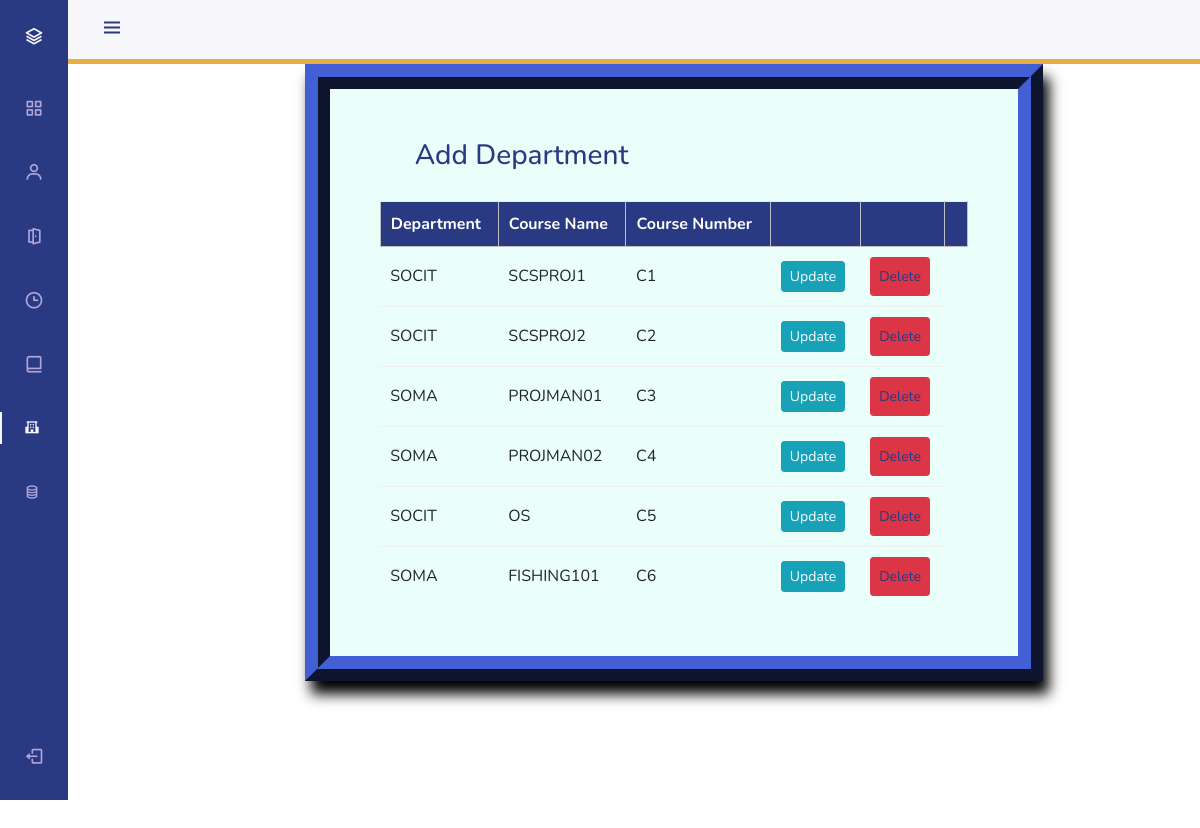
/department_list/, run on the app's committed database.
### scheduling_using_genetic/models.py (models this page shows, shortened)
class Department(models.Model):
    dept_name = models.CharField(max_length=50)
    courses = models.ManyToManyField(Course)
    @property
    def get_courseName (self):
        return self.courses.values_list('course_name', flat=True)
    def get_courseNumber(self):
        return self.courses.values_list('course_number', flat=True)

### scheduling_using_genetic/views.py (the view)
# urls.py: path('department_list/', views.department_list, name='editdepartment'),
def department_list(request):
    context = {
        'departments': Department.objects.all()
    }
    return render(request, 'deptlist.html', context)

### scheduling_using_genetic/templates/deptlist.html (shortened to what this page needs)
{% block content %}
{% load static %}
    <!DOCTYPE html>
<html lang="en">
    <head>
        <link href='https://cdn.jsdelivr.net/npm/boxicons@2.0.5/css/boxicons.min.css' rel='stylesheet'>
        <link rel="stylesheet" href="https://maxcdn.bootstrapcdn.com/bootstrap/4.0.0/css/bootstrap.min.css">
        <link rel="stylesheet" href="{% static 'css/styles.css' %}">
    </head>
    <body id="body-pd">
        <header class="header" id="header" style="border-bottom: 5px solid #e7ae41;">
            <div class="header__toggle">
                <i class='bx bx-menu' id="header-toggle"></i>
            </div>
        </header>
       <div class="l-navbar" id="nav-bar">
            <nav class="nav">
                <div>
                    <a href="#" class="nav__logo">
                        <i class='bx bx-layer nav__logo-icon'></i>
                    </a>
                    <div class="nav__list">
                        <a href="{% url 'index' %}" class="nav__link ">
                        <i class='bx bx-grid-alt nav__icon' ></i>
                        </a>
                        <a href="{% url 'addprofessor' %}" class="nav__link">
                            <i class='bx bx-user nav__icon' ></i>
                        </a>
                        <a href="{% url 'addroom' %}" class="nav__link">
                            <i class='bx bx-door-open nav__icon' ></i>
                        </a>
                        <a href="{% url 'addmeetingtime' %}" class="nav__link">
                            <i class='bx bx-time nav__icon' ></i>
                        </a>
                        <a href="{% url 'addcourse' %}" class="nav__link">
                            <i class='bx bx-book-alt nav__icon' ></i>
                        </a>
                        <a href="{% url 'adddepartment' %}" class="nav__link active">
                            <i class='bx bxs-school' ></i>
                        </a>
                        <a href="{% url 'addsection' %}" class="nav__link">
                            <i class='bx bx-coin-stack' ></i>
                        </a>
                    </div>
                </div>
                <a href="{% url 'logout' %}" class="nav__link">
                    <i class='bx bx-log-out nav__icon' ></i>
                </a>
            </nav>
        </div>
        <div class="container">
<fieldset class="fieldset">
    <a href="{% url 'adddepartment'%}"><h1 class="tablink" onclick="openPage('new')" id="defaultOpen">Add Department</h1></a>
    <div class="tabcontent" id="edit">
        <table class="table1">
            <thead>
            <tr class="table-headers">
            <th>Department</th>
                <th>Course Name</th>
                <th>Course Number</th>
            <th class="empty"></th>
                 <th  class="empty"></th>
            <th  class="empty"></th>
            </tr>
            </thead>
            <tbody>
            {% for dept in departments %}
            <tr>
             <td>{{dept.dept_name}}</td>
                <td>{{ dept.get_courseName.first }}</td>
                <td>{{ dept.get_courseNumber.first }}</td>
                <td><a class="btn btn-sm btn-info" href="{% url 'update_department' dept.id %}">Update</a></td>
             <td class="empty">
                <form action="{% url 'deletedepartment' dept.id %}" method="post">
                        <input type="submit" value="Delete" class="btn btn-sm btn-danger">
                </form>
             </td>
             </tr>
            {% endfor %}
            </tbody>
        </table>
    </div>
</fieldset>
        </div>
    </body>
</html>
{% endblock %}

### static/css/styles.css (style rules this page uses)
:root { --header-height: 3rem; --nav-width: 68px; --first-color: #293a82; --first-color-light: #AFA5D9; --white-color: #F7F6FB; --body-font: 'Nunito', sans-serif; --normal-font-size: 1rem; --z-fixed: 100; }
*,::before,::after { box-sizing: border-box; }
body { position: relative; margin: var(--header-height) 0 0 0; padding: 0 1rem; font-family: var(--body-font); font-size: var(--normal-font-size); transition: .5s; }
a { text-decoration: none; }
.header { width: 100%; height: var(--header-height); position: fixed; top: 0; left: 0; display: flex; align-items: center; justify-content: space-between; padding: 0 1rem; background-color: var(--white-color); z-index: var(--z-fixed); transition: .5s; }
.header__toggle { color: var(--first-color); font-size: 1.5rem; cursor: pointer; }
.l-navbar { position: fixed; top: 0; left: -30%; width: var(--nav-width); height: 100vh; background-color: var(--first-color); padding: .5rem 1rem 0 0; transition: .5s; z-index: var(--z-fixed); }
.nav { height: 100%; display: flex; flex-direction: column; justify-content: space-between; overflow: hidden; }
.nav__logo, .nav__link { display: grid; grid-template-columns: max-content max-content; align-items: center; column-gap: 1rem; padding: .5rem 0 .5rem 1.5rem; }
.nav__logo { margin-bottom: 2rem; }
.nav__logo-icon { font-size: 1.25rem; color: var(--white-color); }
.nav__link { position: relative; color: var(--first-color-light); margin-bottom: 1.5rem; transition: .3s; }
.nav__icon { font-size: 1.25rem; }
.active { color: var(--white-color); }
.active::before { content: ''; position: absolute; left: 0; width: 2px; height: 32px; background-color: var(--white-color); }
@media screen and (min-width: 768px) { body { margin: calc(var(--header-height) + 1rem) 0 0 0; padding-left: calc(var(--nav-width) + 2rem); } }
@media screen and (min-width: 768px) { .header { height: calc(var(--header-height) + 1rem); padding: 0 2rem 0 calc(var(--nav-width) + 2rem); } }
@media screen and (min-width: 768px) { .l-navbar { left: 0; padding: 1rem 1rem 0 0; } }
.container { height: 850px; position: relative; }
.fieldset h1 { color: #293a82; padding-bottom: 20px; margin-left: 35px; display: inline-block; cursor: pointer; font-size: 28px; }
.fieldset input { padding:8px; color: #293a82 }
.table2 td, th { border: 1px solid rgb(190,190,190); padding: 10px 20px; }
.table1 { width: 100%; border-collapse: collapse; text-align: left; overflow: hidden; }
.table1 td, th { border-top: 1px solid #ECF0F1; padding: 10px; }
.table1 th { background-color: #293a82; color: #fff; }
.fieldset { margin-top: 3%; margin-left: 18%; margin-right: 12%; padding: 50px; border-width: 25px; border-style: ridge; border-color: #293a82; box-shadow: 6px 13px 13px 0px black; background-color: #ebfffa; }

### data on the page
Department: dept_name "SOCIT", get_courseName.first "SCSPROJ1", get_courseNumber.first "C1"
Department: dept_name "SOCIT", get_courseName.first "SCSPROJ2", get_courseNumber.first "C2"
Department: dept_name "SOMA", get_courseName.first "PROJMAN01", get_courseNumber.first "C3"
Department: dept_name "SOMA", get_courseName.first "PROJMAN02", get_courseNumber.first "C4"
Department: dept_name "SOCIT", get_courseName.first "OS", get_courseNumber.first "C5"
Department: dept_name "SOMA", get_courseName.first "FISHING101", get_courseNumber.first "C6"
